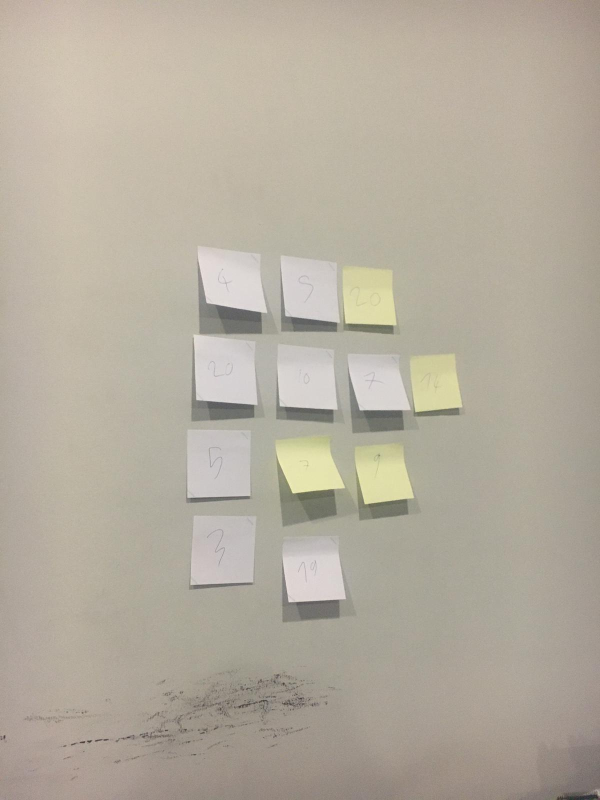
#> input picture yolo postit DATASET AND FIRST TRIAL CODE/postit/1.jpeg, 1200 x 1600 px (shown at 1/2 size)
$ python -i digit_recogniser.py   (imports and definitions only)
#> lines starting #> are read from the running program, lines starting #| are printed output that depends on the picture; after the words box and inside, x2 and y2 are one past the last pixel; in counts of white or black regions, pixels touching at a corner belong together
#> further down, picture is the input picture: shape (1600, 1200, 3); mean B, G, R 158.4, 172.4, 180.2
### POSTIT LABELING/labeling/mnist_test.py

def model():
    from keras.models import model_from_json
    json_file = open('model.json', 'r')
    loaded_model_json = json_file.read()

    loaded_model = model_from_json(loaded_model_json)
    # load weights into new model
    loaded_model.load_weights("model.h5")
    print("Loaded model from disk")
    json_file.close()


    return loaded_model

### POSTIT LABELING/labeling/digit_recogniser.py
from re import T
import numpy as np
import cv2
import mnist_test
kernel = np.ones((5,5),np.uint8)


def get_img_contour_thresh(img):
    gray = cv2.cvtColor(img, cv2.COLOR_BGR2GRAY)
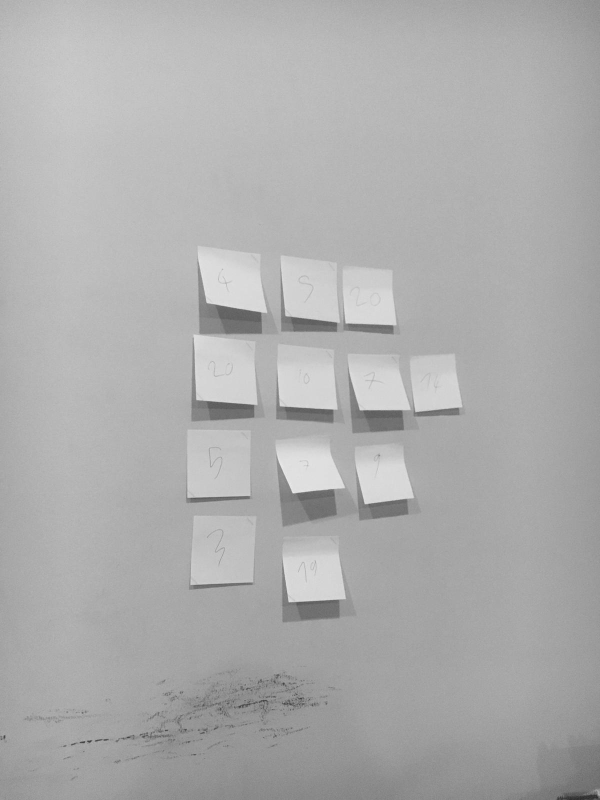
#> gray: shape (1600, 1200) (shown at 1/2 size); min 36, max 240, mean 173.2
    blur = cv2.medianBlur(gray,3)
    thresh1 = cv2.adaptiveThreshold(blur,255,cv2.ADAPTIVE_THRESH_GAUSSIAN_C,\
            cv2.THRESH_BINARY,7,3.5)
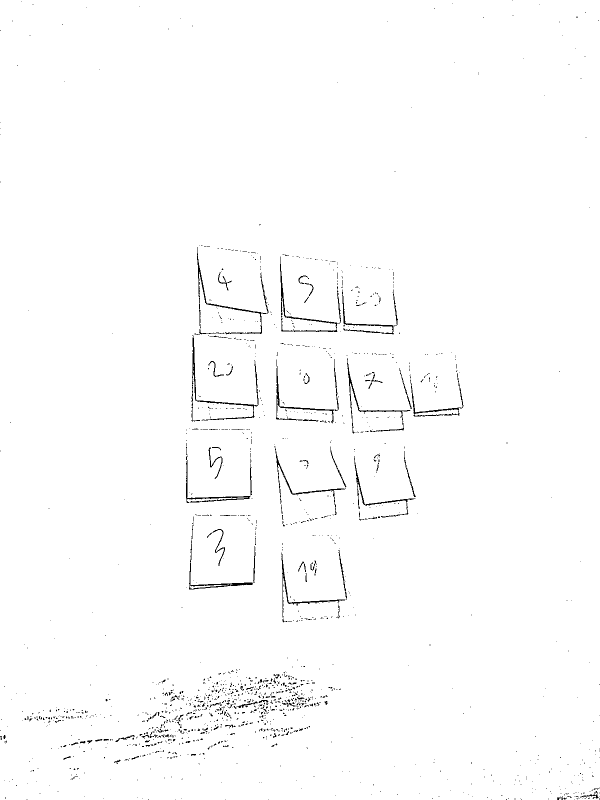
#> thresh1: shape (1600, 1200) (shown at 1/2 size); 98.8% white; black in thin lines or dots
    #thresh1 = cv2.erode(thresh1,kernel,iterations = 1)
    contours, hierarchy = cv2.findContours(thresh1, cv2.RETR_TREE, cv2.CHAIN_APPROX_SIMPLE)[-2:]
#> contours = 1755 contours, 1540 with area under 20; largest, box (x1, y1, x2, y2) and area: (0, 0, 1200, 1600) 1917090, (382, 669, 517, 844) 1634, (559, 512, 683, 665) 1622, (819, 758, 928, 834) 1502, (393, 493, 525, 670) 1486
    thresh1 = (255-thresh1)
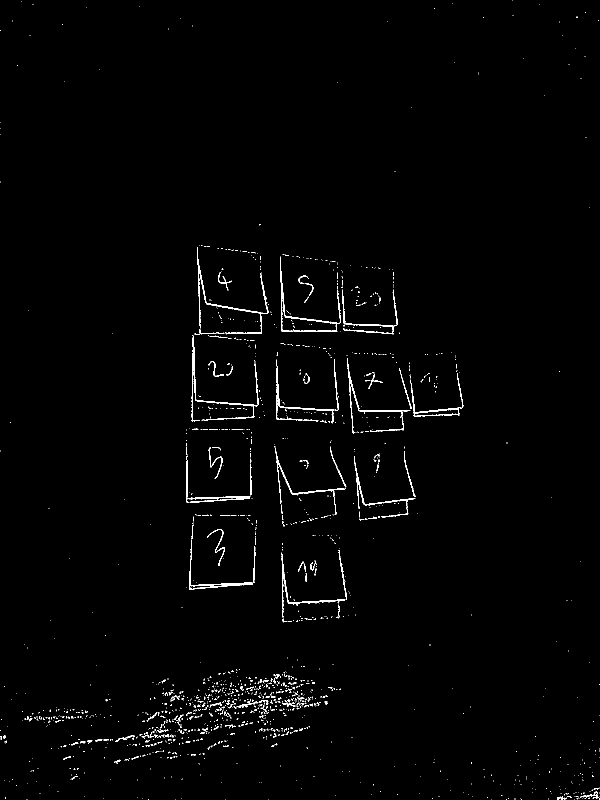
#> thresh1: shape (1600, 1200) (shown at 1/2 size); 1.2% white in thin lines or dots
    return img, contours, thresh1
# [1 line that did not run here, left out]
def main(img):

        img, contours, thresh = get_img_contour_thresh(img)
        ans1 = ''

        if len(contours) > 0:
            contour = max(contours, key=cv2.contourArea)
#> contour = contour of 124 points, box (x1, y1, x2, y2) (0, 0, 1200, 1600), area 1917090
            if cv2.contourArea(contour) > 2500:
                x, y, w, h = cv2.boundingRect(contour)
#> x = 0; y = 0; w = 1200; h = 1600
                newImage = thresh[y:y + h, x:x + w]
                newImage = cv2.resize(newImage, (28, 28))
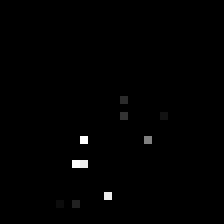
#> newImage: shape (28, 28) (shown 8 times larger); min 0, max 255, mean 1.6
                newImage = np.array(newImage)
                newImage = newImage.flatten()
#> newImage = 784 values, max 255 at index 486, min 0 at index 0, mean 1.62
                newImage = newImage.reshape(1, 1,28,28)
#> (the run stopped early here; a loop or call above may not have finished)

$ run again, on yolo postit DATASET AND FIRST TRIAL CODE/postit/10.jpeg
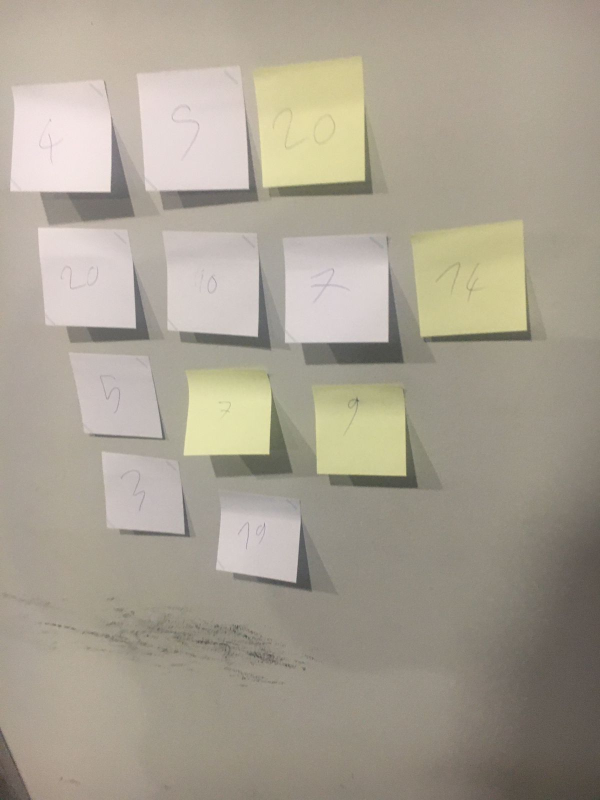
#> input picture yolo postit DATASET AND FIRST TRIAL CODE/postit/10.jpeg, 1200 x 1600 px (shown at 1/2 size)
#> picture is the input picture: shape (1600, 1200, 3); mean B, G, R 145.8, 160.4, 168
#> in get_img_contour_thresh, `thresh1 = cv2.adaptiveThreshold(blur,255,cv2.ADAPTIVE_THRESH_GAUSSIAN_..`:
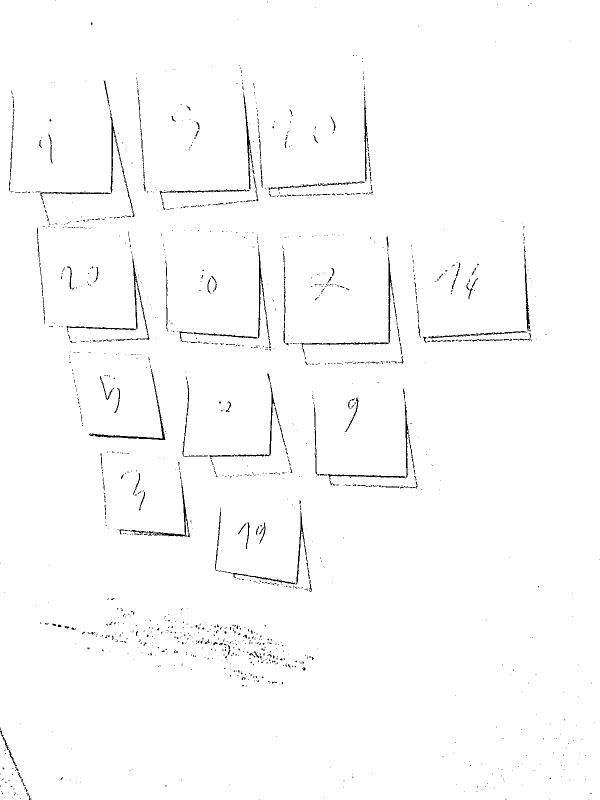
#> thresh1: shape (1600, 1200) (shown at 1/2 size); 98.7% white; black in thin lines or dots
#> in get_img_contour_thresh, `contours, hierarchy = cv2.findContours(thresh1, cv2.RETR_TREE, cv2.CHA..`: contours = 1692 contours, 1436 with area under 20; largest, box (x1, y1, x2, y2) and area: (0, 0, 1200, 1600) 1917107, (599, 512, 786, 712) 1466, (177, 737, 332, 881) 1247, (655, 802, 818, 960) 1208, (219, 219, 270, 435) 1158
#> contour = contour of 78 points, box (x1, y1, x2, y2) (0, 0, 1200, 1600), area 1917107
#> x = 0; w = 1200; h = 1600
#> in main, `newImage = cv2.resize(newImage, (28, 28))`:
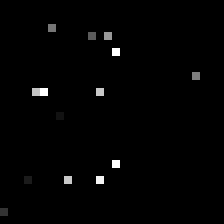
#> newImage: shape (28, 28) (shown 8 times larger); min 0, max 255, mean 2.8
#> in main, `newImage = newImage.flatten()`: newImage = 784 values, max 255 at index 182, min 0 at index 0, mean 2.79

$ run again, on yolo postit DATASET AND FIRST TRIAL CODE/postit/11.jpeg
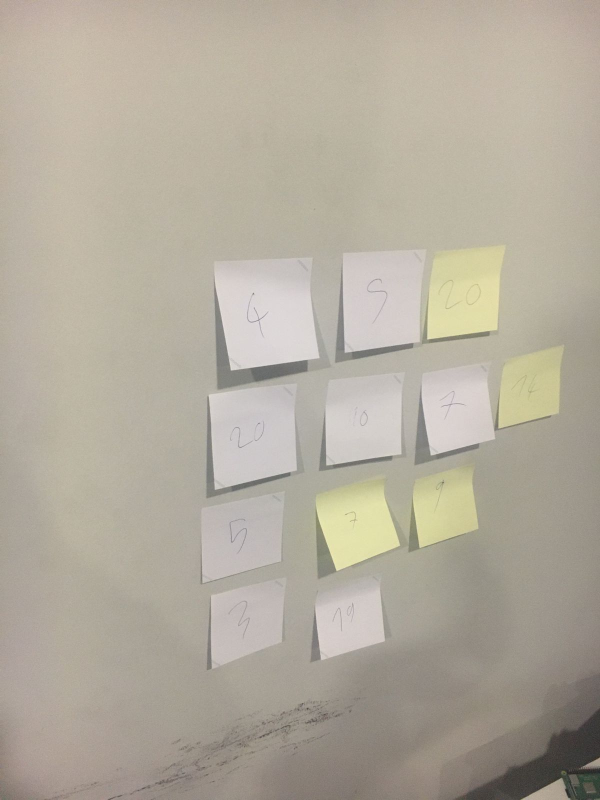
#> input picture yolo postit DATASET AND FIRST TRIAL CODE/postit/11.jpeg, 1200 x 1600 px (shown at 1/2 size)
#> picture is the input picture: shape (1600, 1200, 3); mean B, G, R 157.4, 171.5, 178.5
#> in get_img_contour_thresh, `thresh1 = cv2.adaptiveThreshold(blur,255,cv2.ADAPTIVE_THRESH_GAUSSIAN_..`:
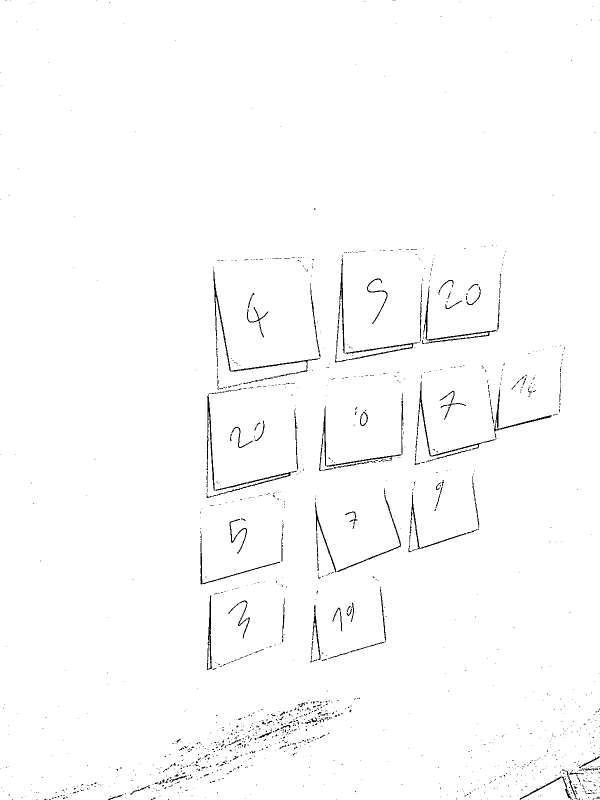
#> thresh1: shape (1600, 1200) (shown at 1/2 size); 98.8% white; black in thin lines or dots
#> in get_img_contour_thresh, `contours, hierarchy = cv2.findContours(thresh1, cv2.RETR_TREE, cv2.CHA..`: contours = 1640 contours, 1468 with area under 20; largest, box (x1, y1, x2, y2) and area: (0, 0, 1200, 1600) 1916254, (669, 516, 828, 726) 2074, (412, 788, 583, 992) 2070, (426, 538, 641, 755) 1848, (843, 571, 996, 689) 1408
#> contour = contour of 480 points, box (x1, y1, x2, y2) (0, 0, 1200, 1600), area 1916254
#> x = 0; w = 1200; h = 1600
#> in main, `newImage = cv2.resize(newImage, (28, 28))`:
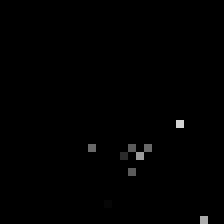
#> newImage: shape (28, 28) (shown 8 times larger); min 0, max 212, mean 1.2
#> in main, `newImage = newImage.flatten()`: newImage = 784 values, max 212 at index 442, min 0 at index 0, mean 1.25

$ run again, on yolo postit DATASET AND FIRST TRIAL CODE/postit/12.jpeg
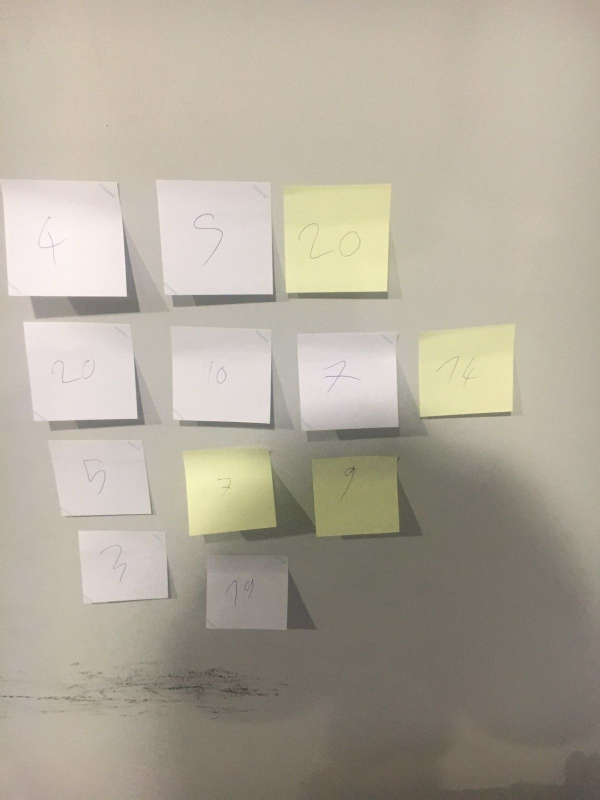
#> input picture yolo postit DATASET AND FIRST TRIAL CODE/postit/12.jpeg, 1200 x 1600 px (shown at 1/2 size)
#> picture is the input picture: shape (1600, 1200, 3); mean B, G, R 154.2, 168.4, 176.2
#> in get_img_contour_thresh, `thresh1 = cv2.adaptiveThreshold(blur,255,cv2.ADAPTIVE_THRESH_GAUSSIAN_..`:
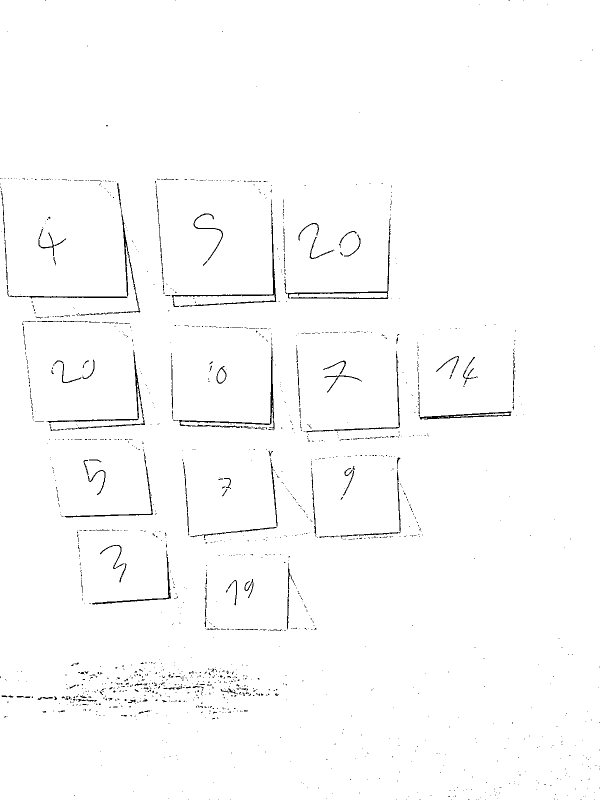
#> thresh1: shape (1600, 1200) (shown at 1/2 size); 98.7% white; black in thin lines or dots
#> in get_img_contour_thresh, `contours, hierarchy = cv2.findContours(thresh1, cv2.RETR_TREE, cv2.CHA..`: contours = 1717 contours, 1497 with area under 20; largest, box (x1, y1, x2, y2) and area: (0, 0, 1200, 1600) 1917146, (342, 416, 554, 615) 2119, (567, 434, 782, 599) 2000, (92, 699, 291, 859) 1888, (357, 692, 550, 860) 1722
#> contour = contour of 107 points, box (x1, y1, x2, y2) (0, 0, 1200, 1600), area 1917146
#> x = 0; w = 1200; h = 1600
#> in main, `newImage = cv2.resize(newImage, (28, 28))`:
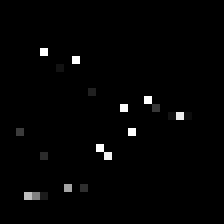
#> newImage: shape (28, 28) (shown 8 times larger); min 0, max 255, mean 3.6
#> in main, `newImage = newImage.flatten()`: newImage = 784 values, max 255 at index 173, min 0 at index 0, mean 3.57
